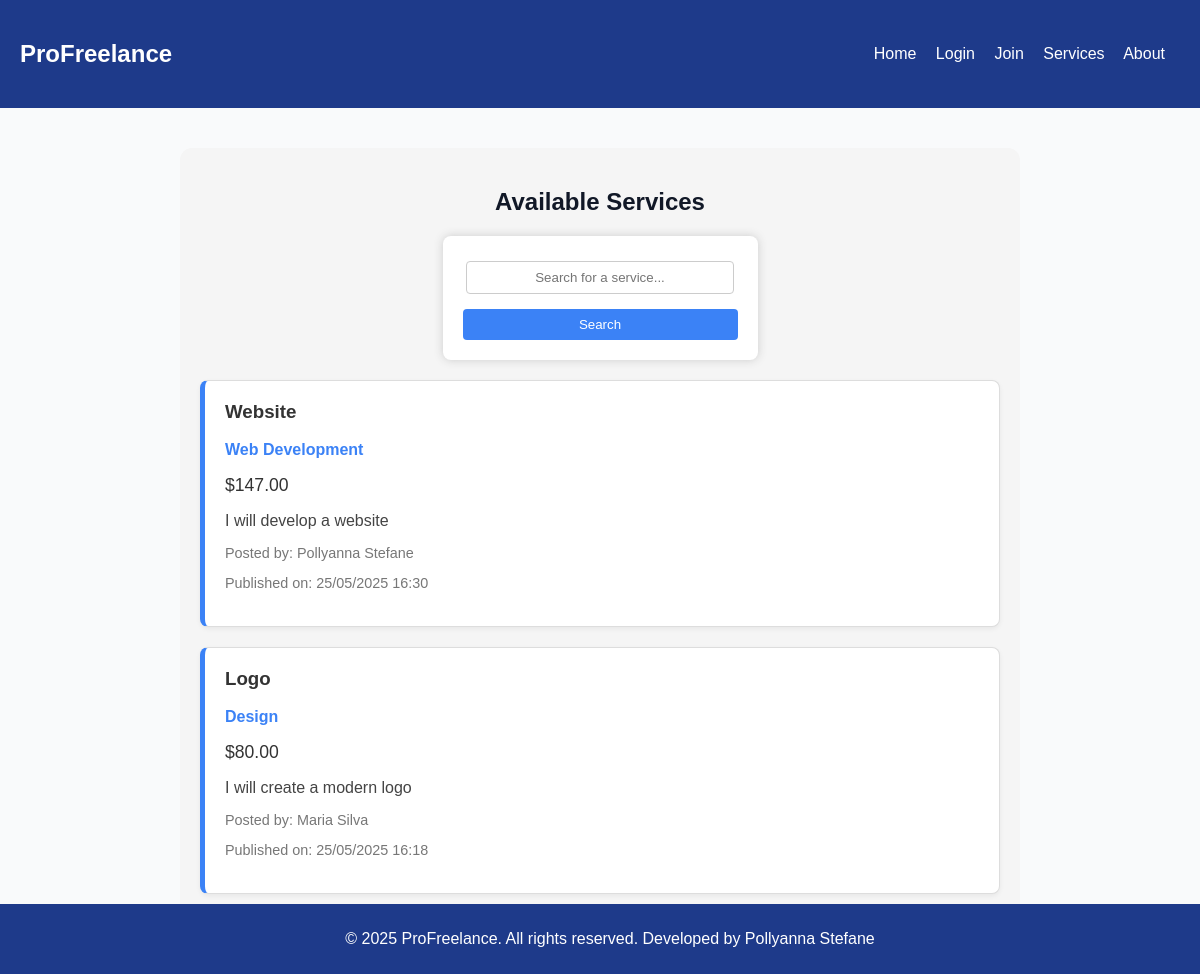
/services.php, run on the app's committed database.
### tables this page shows
CREATE TABLE services (
    id INTEGER PRIMARY KEY AUTOINCREMENT,
    user_id INTEGER NOT NULL,
    title TEXT NOT NULL,
    description TEXT NOT NULL,
    price REAL NOT NULL,
    category TEXT NOT NULL,
    created_at DATETIME DEFAULT CURRENT_TIMESTAMP,
    FOREIGN KEY (user_id) REFERENCES users(id)
);

CREATE TABLE users (
        id INTEGER PRIMARY KEY AUTOINCREMENT,
        name TEXT NOT NULL,
        email TEXT NOT NULL UNIQUE,
        password TEXT NOT NULL,
        type TEXT NOT NULL DEFAULT 'user'
    );

### services.php (the view, shortened to what this page needs)
<?php
require_once 'includes/db.php';
include('includes/header.php');
$search = isset($_GET['search']) ? trim($_GET['search']) : '';
if ($search !== '') {
    $stmt = $db->prepare("
        SELECT services.*, users.name AS freelancer_name
        FROM services
        JOIN users ON services.user_id = users.id
        WHERE services.title LIKE :search OR services.description LIKE :search
        ORDER BY services.created_at DESC
    ");
    $stmt->bindValue(':search', '%' . $search . '%');
    $result = $stmt->execute();
} else {
    $result = $db->query("
        SELECT services.*, users.name AS freelancer_name
        FROM services
        JOIN users ON services.user_id = users.id
        ORDER BY services.created_at DESC
    ");
}
?>
<main class="services-container">
    <h2>Available Services</h2>
    <form method="GET" action="services.php" style="margin-bottom: 20px;">
        <input type="text" name="search" placeholder="Search for a service..." value="<?= htmlspecialchars($search) ?>" style="padding: 8px; width: 250px;">
        <button type="submit" style="padding: 8px 12px;">Search</button>
    </form>
    <?php
    while ($service = $result->fetchArray(SQLITE3_ASSOC)):
    ?>
        <div class="service-card">
        <h3>
            <a href="service_details.php?id=<?= $service['id'] ?>" style="color: #333; text-decoration: none;">
                <?= htmlspecialchars($service['title']) ?>
            </a>
        </h3>
            <p class="category"><?= htmlspecialchars($service['category']) ?></p>
            <p class="price">$<?= number_format($service['price'], 2) ?></p>
            <p class="description"><?= nl2br(htmlspecialchars($service['description'])) ?></p>
            <p class="freelancer">Posted by: <?= htmlspecialchars($service['freelancer_name']) ?></p>
            <p class="date">Published on: <?= date('d/m/Y H:i', strtotime($service['created_at'])) ?></p>
        </div>
    <?php endwhile; ?>
</main>
<?php include('includes/footer.php'); ?>

### includes/header.php (shortened to what this page needs)
<!DOCTYPE html>
<html lang="EN">
<head>
    <link rel="stylesheet" href="css/style.css">
</head>
<body>
    <header>
        <div class="container">
            <h2>ProFreelance</h2>
            <nav>
                <a href="index.php">Home</a>
                <?php if (isset($_SESSION['user_id'])): ?>
                    <a href="dashboard.php">Dashboard</a>
                    <a href="create_service.php">Create Service</a>
                    <a href="logout.php">Logout</a>
                <?php else: ?>
                    <a href="login.php">Login</a>
                    <a href="join.php">Join</a>
                <?php endif; ?>
                <a href="services.php">Services</a>
                <a href="about.php">About</a>
            </nav>
        </div>
    </header>

### includes/footer.php
<footer>
        <p>&copy; <?php echo date("Y"); ?> ProFreelance. All rights reserved. Developed by Pollyanna Stefane</p>
    </footer>
</body>
</html>

### css/style.css (style rules this page uses)
body { font-family: Arial, sans-serif; background-color: #F9FAFB; color: #111827; margin: 0; padding: 0; }
header { background-color: #1E3A8A; color: white; padding: 20px; }
header .container { display: flex; justify-content: space-between; align-items: center; }
nav a { color: white; margin-right: 15px; text-decoration: none; }
main { padding: 20px; }
footer { background-color: #1E3A8A; color: white; text-align: center; padding: 10px; position: fixed; width: 100%; bottom: 0; }
form { max-width: 275px; background: white; padding: 20px; border-radius: 8px; box-shadow: 0 0 10px #ccc; margin: 20px auto; text-align: center; }
input { width: 100%; padding: 8px; margin-top: 5px; margin-bottom: 15px; border: 1px solid #ccc; border-radius: 4px; text-align: center; }
button { background-color: #3B82F6; color: white; border: none; padding: 10px; width: 100%; border-radius: 4px; cursor: pointer; }
.services-container h2 { text-align: center; }
.services-container { max-width: 800px; margin: 40px auto; padding: 20px; background-color: #f5f5f5; border-radius: 12px; }
.service-card { background-color: #fff; border: 1px solid #ddd; border-left: 5px solid #3B82F6; padding: 20px; margin-bottom: 20px; border-radius: 8px; box-shadow: 0 2px 5px rgba(0, 0, 0, 0.06); transition: box-shadow 0.3s; }
.service-card h3 { margin-top: 0; color: #333; }
.service-card .category { font-weight: bold; color: #3B82F6; }
.service-card .price { font-size: 1.1em; color: #333; margin-top: 5px; margin-bottom: 10px; }
.service-card .description { margin-bottom: 10px; color: #444; }
.service-card .freelancer, .service-card .date { font-size: 0.9em; color: #777; }

### data on the page
services: title "Website", category "Web Development", price "147.00", description "I will develop a website", user.name "Pollyanna Stefane", created_at "25/05/2025 16:30"
services: title "Logo", category "Design", price "80.00", description "I will create a modern logo", user.name "Maria Silva", created_at "25/05/2025 16:18"
